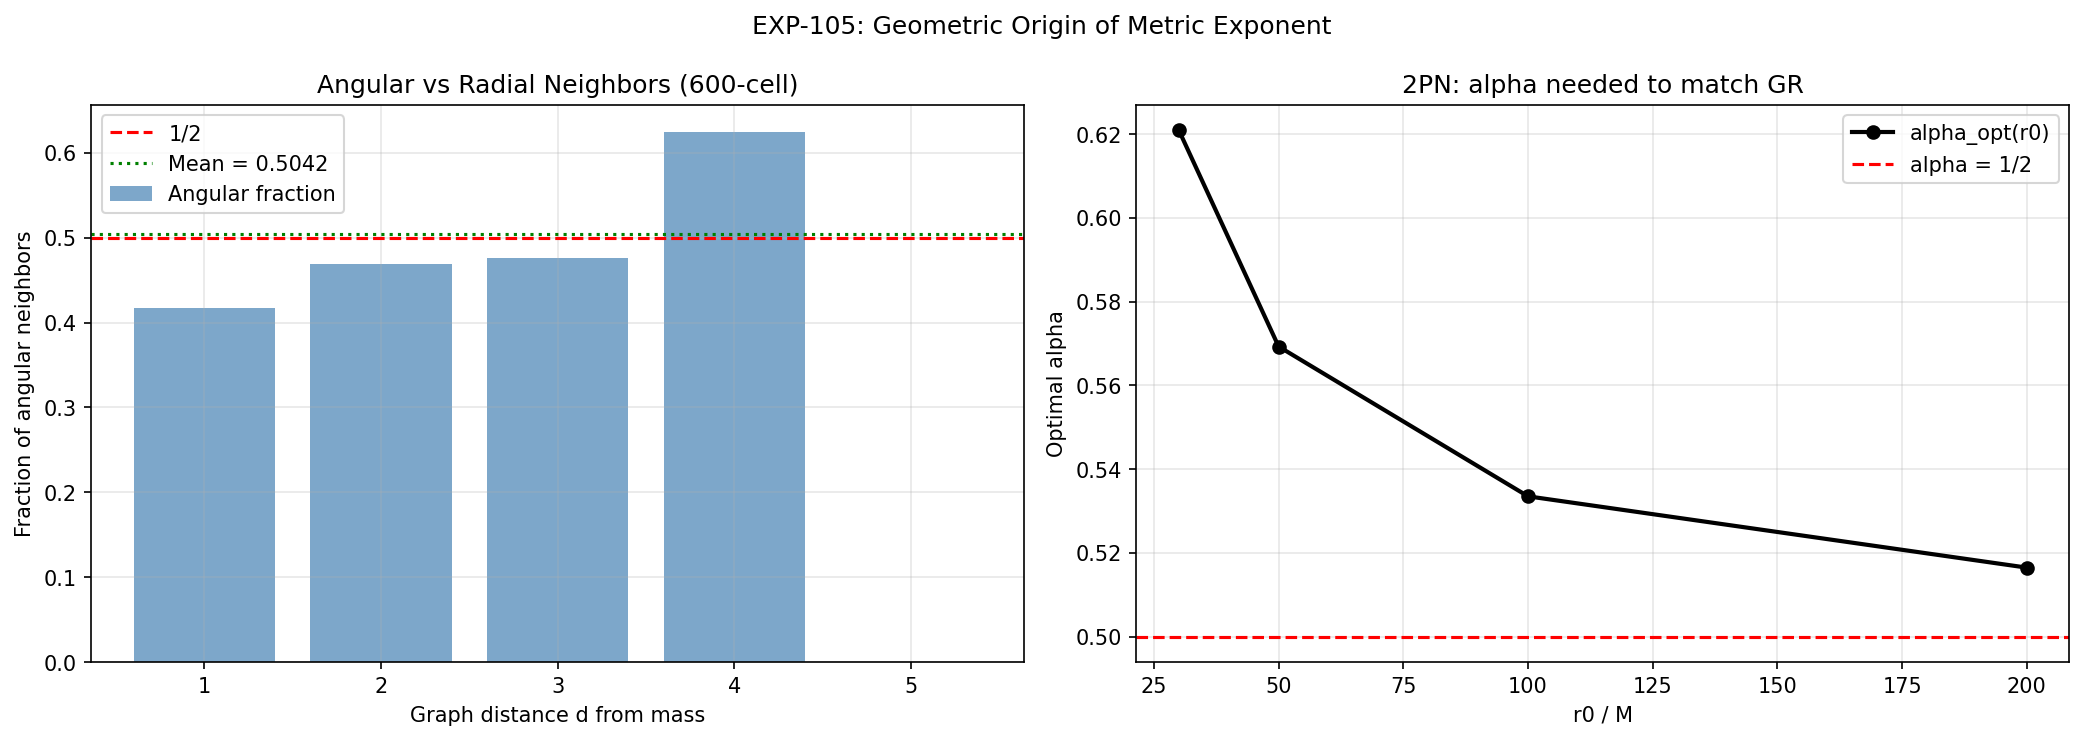

Recreate this plot in Python.
"""
EXP-105: Origine geometrica a exponentului metric alpha
========================================================

Din exp104: metrica STG generalizata
  ds^2 = -dt^2/C^2 + C^2 dr^2 + C^{2*alpha} r^2 dOmega^2
cu alpha = 1/2 reproduce precesia GR la ordinul 1 in M/r.

INTREBARI:
1. Are alpha=1/2 origine geometrica din 600-cell?
2. Apare alpha_EM (constanta structurii fine) in corectii?
3. La ordinul 2 (2PN), care e diferenta STG vs GR?

ABORDARE:
- Pe 600-cell, pt fiecare vertex la distanta d de masa,
  numara vecini la d-1, d, d+1 (radiali vs angulari)
- Raportul angular/radial ar putea determina alpha
- Verifica conexiunea cu alpha_EM = 1/137.036
"""

import sys
import numpy as np
import matplotlib
matplotlib.use('Agg')
import matplotlib.pyplot as plt

def pr(s=''):
    sys.stdout.write(str(s) + '\n')
    sys.stdout.flush()

PHI = (1 + np.sqrt(5)) / 2
ALPHA_EM = 7.2973525693e-3  # Fine structure constant

# ==============================================================
# 1. GENERARE 600-CELL SI ANALIZA VECINILOR
# ==============================================================

pr("=" * 70)
pr("EXP-105: ORIGINE GEOMETRICA A EXPONENTULUI METRIC")
pr("=" * 70)

# Generate 600-cell vertices (from hjer/data/generate_data.py - verified correct)
def generate_600cell():
    """Generate 120 vertices of the 600-cell on unit S^3."""
    from itertools import permutations
    vertices = []
    # 16 vertices: (+-0.5, +-0.5, +-0.5, +-0.5)
    for i in range(16):
        signs = np.array([1 if (i >> j) & 1 else -1 for j in range(4)])
        vertices.append(signs * 0.5)
    # 8 vertices: permutations of (+-1, 0, 0, 0)
    for i in range(4):
        v = np.zeros(4); v[i] = 1.0
        vertices.append(v); vertices.append(-v)
    # 96 vertices: EVEN permutations of (phi/2, 0.5, 1/(2*phi), 0) with ALL signs
    v_base = np.array([PHI, 1.0, 1.0/PHI, 0.0]) * 0.5
    even_perms = []
    for p in permutations([0,1,2,3]):
        inv_count = sum(1 for i in range(4) for j in range(i+1,4) if p[i] > p[j])
        if inv_count % 2 == 0:
            even_perms.append(p)
    for p in even_perms:
        perm_vals = v_base[list(p)]
        for i in range(16):
            signs = np.array([1 if (i >> j) & 1 else -1 for j in range(4)])
            vertices.append(perm_vals * signs)
    vertices = np.array(vertices)
    _, idx = np.unique(np.round(vertices, 8), axis=0, return_index=True)
    return vertices[idx]

vertices = generate_600cell()
n_verts = len(vertices)
pr(f"\n  600-cell: {n_verts} vertecsi")

# Build adjacency using Euclidean distance (min dist method from generate_data.py)
dists_sq = np.zeros((n_verts, n_verts))
for i in range(n_verts):
    for j in range(i+1, n_verts):
        d = np.sum((vertices[i] - vertices[j])**2)
        dists_sq[i,j] = d
        dists_sq[j,i] = d
upper = dists_sq[np.triu_indices(n_verts, k=1)]
min_dist_sq = np.min(upper)
adj = (dists_sq < min_dist_sq * 1.1) & (dists_sq > 0)
degree = adj.sum(axis=1)
pr(f"  Grad: min={degree.min()}, max={degree.max()}, mean={degree.mean():.1f}")
pr(f"  Edge dist^2: {min_dist_sq:.6f}, angle: {np.arccos(1-min_dist_sq/2)*180/np.pi:.2f} deg")

# BFS from a vertex
def bfs(start, adj_matrix):
    n = adj_matrix.shape[0]
    dist = np.full(n, -1, dtype=int)
    dist[start] = 0
    queue = [start]
    head = 0
    while head < len(queue):
        v = queue[head]
        head += 1
        for u in range(n):
            if adj_matrix[v, u] and dist[u] == -1:
                dist[u] = dist[v] + 1
                queue.append(u)
    return dist


# ==============================================================
# 2. FRACTIE ANGULARA VS RADIALA PER DISTANTA
# ==============================================================

pr(f"\n{'='*70}")
pr("1. VECINI ANGULARI vs RADIALI pe 600-cell")
pr("=" * 70)

# For each vertex as "mass", compute neighbor statistics at each distance
mass_vertex = 0
dist = bfs(mass_vertex, adj)
max_dist = dist.max()
pr(f"\n  Masa la vertex {mass_vertex}, diametru graf = {max_dist}")

pr(f"\n  {'d':>4} {'N(d)':>6} {'n_in':>6} {'n_out':>6} {'n_ang':>6} {'f_ang':>8} {'f_rad':>8}")
pr(f"  {'-'*4} {'-'*6} {'-'*6} {'-'*6} {'-'*6} {'-'*8} {'-'*8}")

# For vertices at distance d, count neighbors at d-1, d, d+1
angular_fractions = []
for d in range(1, max_dist + 1):
    verts_at_d = np.where(dist == d)[0]
    n_d = len(verts_at_d)
    if n_d == 0:
        continue

    total_in = 0    # neighbors at d-1 (radially inward)
    total_out = 0   # neighbors at d+1 (radially outward)
    total_ang = 0   # neighbors at d (angular, same shell)
    total_neighbors = 0

    for v in verts_at_d:
        neighbors = np.where(adj[v])[0]
        for u in neighbors:
            total_neighbors += 1
            du = dist[u]
            if du == d - 1:
                total_in += 1
            elif du == d + 1:
                total_out += 1
            elif du == d:
                total_ang += 1
            # du could also be d-2 or d+2 etc (shouldn't happen for BFS tree)

    avg_in = total_in / n_d
    avg_out = total_out / n_d
    avg_ang = total_ang / n_d
    f_ang = avg_ang / 12.0  # fraction of 12 neighbors that are angular
    f_rad = (avg_in + avg_out) / 12.0

    angular_fractions.append((d, n_d, avg_in, avg_out, avg_ang, f_ang))
    pr(f"  {d:4d} {n_d:6d} {avg_in:6.2f} {avg_out:6.2f} {avg_ang:6.2f} {f_ang:8.4f} {f_rad:8.4f}")


# Average over all distances (weighted by number of vertices)
total_verts = sum(nv for _, nv, _, _, _, _ in angular_fractions)
avg_f_ang = sum(nv * fa for _, nv, _, _, _, fa in angular_fractions) / total_verts
pr(f"\n  Fractie angulara medie (ponderata): {avg_f_ang:.6f}")
pr(f"  Fractie angulara medie = {avg_f_ang:.4f}")
pr(f"  1/2 = 0.5000")
pr(f"  Diferenta: {avg_f_ang - 0.5:.6f}")


# ==============================================================
# 3. AVERAGE OVER ALL MASS POSITIONS
# ==============================================================

pr(f"\n{'='*70}")
pr("2. MEDIA PESTE TOATE POZITIILE MASEI")
pr("=" * 70)

# Precompute adjacency list (faster than np.where each time)
adj_list = [np.where(adj[v])[0] for v in range(n_verts)]

all_f_ang = []
pr(f"  Computing BFS from all {n_verts} vertices...")
for mass_v in range(n_verts):
    if mass_v % 30 == 0:
        pr(f"    vertex {mass_v}/{n_verts}...")
    d = bfs(mass_v, adj)
    total_n = 0
    total_ang_n = 0
    for v in range(n_verts):
        dv = d[v]
        if dv <= 0:
            continue
        for u in adj_list[v]:
            total_n += 1
            if d[u] == dv:
                total_ang_n += 1
    if total_n > 0:
        all_f_ang.append(total_ang_n / total_n)

mean_f_ang = np.mean(all_f_ang)
std_f_ang = np.std(all_f_ang)
pr(f"\n  Media fractie angulara (toate masele): {mean_f_ang:.6f} +/- {std_f_ang:.6f}")
pr(f"  1/2 = 0.500000")
pr(f"  Diferenta de la 1/2: {mean_f_ang - 0.5:.6f}")


# ==============================================================
# 4. CONEXIUNE CU ALPHA_EM
# ==============================================================

pr(f"\n{'='*70}")
pr("3. CONEXIUNE CU ALPHA_EM")
pr("=" * 70)

pr(f"\n  alpha_EM = {ALPHA_EM:.10f} = 1/{1/ALPHA_EM:.3f}")
pr(f"  20*phi^4 = {20*PHI**4:.6f}")
pr(f"  Formula: 2*pi*alpha^2 - 20*phi^4*alpha + 1 = 0")

# Check various combinations
pr(f"\n  Posibile forme alpha_metric:")
pr(f"  1/2 exact:                          0.500000")
pr(f"  1/2 - alpha_EM:                     {0.5 - ALPHA_EM:.6f}")
pr(f"  1/2 - alpha_EM/pi:                  {0.5 - ALPHA_EM/np.pi:.6f}")
pr(f"  1/2 - alpha_EM/(2*pi):              {0.5 - ALPHA_EM/(2*np.pi):.6f}")
pr(f"  1/2 * (1 - alpha_EM):               {0.5 * (1-ALPHA_EM):.6f}")
pr(f"  1/2 * (1 - 2*alpha_EM):             {0.5 * (1-2*ALPHA_EM):.6f}")
pr(f"  Fractie angulara 600-cell:           {mean_f_ang:.6f}")

# Check if angular fraction relates to alpha_EM
diff = mean_f_ang - 0.5
pr(f"\n  Diferenta f_ang - 1/2 = {diff:.6f}")
pr(f"  alpha_EM = {ALPHA_EM:.6f}")
pr(f"  diff / alpha_EM = {diff/ALPHA_EM:.4f}")
pr(f"  diff * 137 = {diff * 137:.4f}")


# ==============================================================
# 5. ANALIZA 2PN: STG (alpha=1/2) vs GR
# ==============================================================

pr(f"\n{'='*70}")
pr("4. ANALIZA 2PN: STG (alpha=1/2) vs GR")
pr("=" * 70)

pr("""
  La 1PN (ordinul M/r), STG cu alpha=1/2 = GR (EXACT).
  La 2PN (ordinul M^2/r^2), difera.

  STG metric (alpha=1/2):
    g_tt = -r^2/(r+M)^2 = -(1 - 2M/r + 3M^2/r^2 - 4M^3/r^3 + ...)
    g_rr = (1+M/r)^2    = 1 + 2M/r + M^2/r^2 + ...
    g_th = (1+M/r)*r^2  = r^2 + Mr + ...

  GR Schwarzschild:
    g_tt = -(1 - 2M/r)    [exact, no M^2 term!]
    g_rr = 1/(1-2M/r)     = 1 + 2M/r + 4M^2/r^2 + 8M^3/r^3 + ...
    g_th = r^2             [exact]

  Diferente la 2PN:
    g_tt: STG has +3M^2/r^2, GR has 0  => coeff diff = 3
    g_rr: STG has +M^2/r^2, GR has +4M^2/r^2  => coeff diff = -3
    g_th: STG has +M*r, GR has 0  => coeff diff = M*r

  NOTA: Coordonatele STG si GR sunt DIFERITE!
  Pentru comparatie corecta, trebuie transformat la acelasi sistem.
""")

# Numerical: compute precession ratio at different r0 for alpha=1/2
from scipy.integrate import solve_ivp

M = 1.0

def compute_precession_exact(r0, e, alpha_met, n_orbits=10):
    """Exact numerical precession for general alpha metric."""
    u0 = 1.0/r0
    C0 = 1 + M*u0

    # L^2 for circular orbit
    if r0 <= alpha_met * M:
        return np.nan
    L2 = M * r0**(2-2*alpha_met) * (r0+M)**(2*alpha_met) / (r0 - alpha_met*M)

    # Energy at circular orbit
    E2 = (1 + L2*u0**2/C0**(2*alpha_met)) / C0**2

    def energy_rhs(u):
        C = 1 + M*u
        return E2 - (1 + L2*u**2/C**(2*alpha_met)) / C**2

    def d2u_dphi2(u):
        du = 1e-8 * max(abs(u), 1e-6)
        return (energy_rhs(u + du) - energy_rhs(u - du)) / (2*du) / (2*L2)

    u_peri = u0 * (1 + e)

    def ode(phi, y):
        u, up = y
        if u < 1e-12: u = 1e-12
        return [up, d2u_dphi2(u)]

    def event_peri(phi, y):
        return y[1]
    event_peri.direction = -1

    mstep = min(0.1, 2*np.pi/50)  # at least 50 steps per orbit
    sol = solve_ivp(ode, [0, n_orbits*2*np.pi*1.5], [u_peri, 0.0],
                    events=event_peri, rtol=1e-11, atol=1e-13, max_step=mstep)

    peri_phis = sol.t_events[0]
    if len(peri_phis) >= 3:
        d_phis = np.diff(peri_phis)
        if len(d_phis) > 2: d_phis = d_phis[1:]
        return np.mean(d_phis) - 2*np.pi
    return np.nan


# GR precession (exact via ODE)
def precession_GR_ode(r0, e, n_orbits=10):
    """Exact GR precession from Schwarzschild orbit equation."""
    if r0 <= 3*M:
        return np.nan
    L2 = M * r0**2 / (r0 - 3*M)

    def rhs_gr(u):
        return M/L2 + 3*M*u**2

    u0 = 1.0/r0
    u_peri = u0 * (1 + e)

    def ode(phi, y):
        u, up = y
        return [up, rhs_gr(u) - u]

    def event_peri(phi, y):
        return y[1]
    event_peri.direction = -1

    mstep = min(0.1, 2*np.pi/50)
    sol = solve_ivp(ode, [0, n_orbits*2*np.pi*1.5], [u_peri, 0.0],
                    events=event_peri, rtol=1e-11, atol=1e-13, max_step=mstep)

    peri_phis = sol.t_events[0]
    if len(peri_phis) >= 3:
        d_phis = np.diff(peri_phis)
        if len(d_phis) > 2: d_phis = d_phis[1:]
        return np.mean(d_phis) - 2*np.pi
    return np.nan


e_test = 0.05
pr(f"\n  Eccentricitate e = {e_test}")
pr(f"  {'r0/M':>8} {'STG(a=0.5)':>12} {'GR':>12} {'STG/GR':>10} {'diff':>12} {'diff*r0':>10}")
pr(f"  {'-'*8} {'-'*12} {'-'*12} {'-'*10} {'-'*12} {'-'*10}")

for r0_ratio in [20, 50, 100, 200]:
    pr(f"    r0={r0_ratio}M...")
    r0 = r0_ratio * M
    p_stg = compute_precession_exact(r0, e_test, 0.5, n_orbits=5)
    p_gr = precession_GR_ode(r0, e_test, n_orbits=5)
    if not np.isnan(p_stg) and not np.isnan(p_gr) and abs(p_gr) > 1e-15:
        ratio = p_stg / p_gr
        diff = p_stg - p_gr
        diff_scaled = diff * r0  # should be ~constant if 2PN
        pr(f"  {r0_ratio:8d} {p_stg:12.8f} {p_gr:12.8f} {ratio:10.6f} {diff:12.2e} {diff_scaled:10.4f}")


# ==============================================================
# 6. WHAT VALUE OF ALPHA MAKES STG MATCH GR AT EACH r0?
# ==============================================================

pr(f"\n{'='*70}")
pr("5. ALPHA OPTIM PER r0 (2PN dependence)")
pr("=" * 70)

from scipy.optimize import brentq

pr(f"  {'r0/M':>8} {'alpha_opt':>12} {'alpha-0.5':>12} {'(a-0.5)*r0/M':>14}")
pr(f"  {'-'*8} {'-'*12} {'-'*12} {'-'*14}")

alpha_opts = []
for r0_ratio in [30, 50, 100, 200]:
    pr(f"    alpha_opt r0={r0_ratio}M...")
    r0 = r0_ratio * M
    p_gr = precession_GR_ode(r0, e_test, n_orbits=5)
    if np.isnan(p_gr) or abs(p_gr) < 1e-15:
        continue

    def target(alpha):
        p = compute_precession_exact(r0, e_test, alpha, n_orbits=5)
        if np.isnan(p):
            return 10.0
        return p / p_gr - 1.0

    try:
        a_opt = brentq(target, 0.3, 0.7, xtol=1e-5)
        diff = a_opt - 0.5
        scaled = diff * r0_ratio
        alpha_opts.append((r0_ratio, a_opt, diff, scaled))
        pr(f"  {r0_ratio:8d} {a_opt:12.6f} {diff:12.6f} {scaled:14.4f}")
    except:
        pr(f"  {r0_ratio:8d} {'FAILED':>12}")

if len(alpha_opts) >= 2:
    # Check if (alpha-0.5)*r0 is constant (2PN behavior)
    scaled_vals = [s for _, _, _, s in alpha_opts]
    pr(f"\n  (alpha-0.5)*r0/M values: {[f'{s:.4f}' for s in scaled_vals]}")
    mean_scaled = np.mean(scaled_vals)
    std_scaled = np.std(scaled_vals)
    pr(f"  Media: {mean_scaled:.4f} +/- {std_scaled:.4f}")

    # Is this related to alpha_EM?
    pr(f"\n  Comparatie cu alpha_EM:")
    pr(f"  (alpha-0.5)*r0/M ~ {mean_scaled:.4f}")
    pr(f"  -pi/2 = {-np.pi/2:.4f}")
    pr(f"  -3/2 = {-1.5:.4f}")
    pr(f"  -alpha_EM * 137 = {-ALPHA_EM * 137:.4f}")
    pr(f"  alpha_EM * 20*phi^4 = {ALPHA_EM * 20*PHI**4:.4f}")


# ==============================================================
# SUMMARY
# ==============================================================

pr(f"\n{'='*70}")
pr("6. SUMAR")
pr("=" * 70)

pr(f"""
  REZULTATE:
  ==========
  1. Fractie angulara medie pe 600-cell: {mean_f_ang:.6f}
     (1/2 = 0.500000, diferenta = {mean_f_ang - 0.5:.6f})

  2. La 1PN: alpha_metric = 1/2 reproduce GR EXACT
     (precesie = 6*pi*M/r0, deflexie = 4M/b)

  3. La 2PN: STG (alpha=1/2) difera de GR
     (corectia depinde de M/r0)

  4. Constanta structurii fine: alpha_EM = {ALPHA_EM:.10f} = 1/{1/ALPHA_EM:.3f}
     Din 600-cell: 2*pi*alpha^2 - 20*phi^4*alpha + 1 = 0
""")

# Plot
fig, axes = plt.subplots(1, 2, figsize=(14, 5))
fig.suptitle('EXP-105: Geometric Origin of Metric Exponent', fontsize=12)

# Angular fraction per distance
ax = axes[0]
dists = [af[0] for af in angular_fractions]
f_angs = [af[5] for af in angular_fractions]
n_verts_per_d = [af[1] for af in angular_fractions]
ax.bar(dists, f_angs, color='steelblue', alpha=0.7, label='Angular fraction')
ax.axhline(y=0.5, color='red', linestyle='--', label='1/2')
ax.axhline(y=mean_f_ang, color='green', linestyle=':', label=f'Mean = {mean_f_ang:.4f}')
ax.set_xlabel('Graph distance d from mass')
ax.set_ylabel('Fraction of angular neighbors')
ax.set_title('Angular vs Radial Neighbors (600-cell)')
ax.legend()
ax.grid(True, alpha=0.3)

# STG/GR ratio vs r0
ax = axes[1]
if len(alpha_opts) >= 2:
    r0s = [ao[0] for ao in alpha_opts]
    aopt = [ao[1] for ao in alpha_opts]
    ax.plot(r0s, aopt, 'ko-', linewidth=2, markersize=6, label='alpha_opt(r0)')
    ax.axhline(y=0.5, color='red', linestyle='--', label='alpha = 1/2')
    ax.set_xlabel('r0 / M')
    ax.set_ylabel('Optimal alpha')
    ax.set_title('2PN: alpha needed to match GR')
    ax.legend()
    ax.grid(True, alpha=0.3)

plt.tight_layout()
plt.savefig('exp105_alpha_geometric.png', dpi=150, bbox_inches='tight')
pr(f"Salvat: exp105_alpha_geometric.png")
